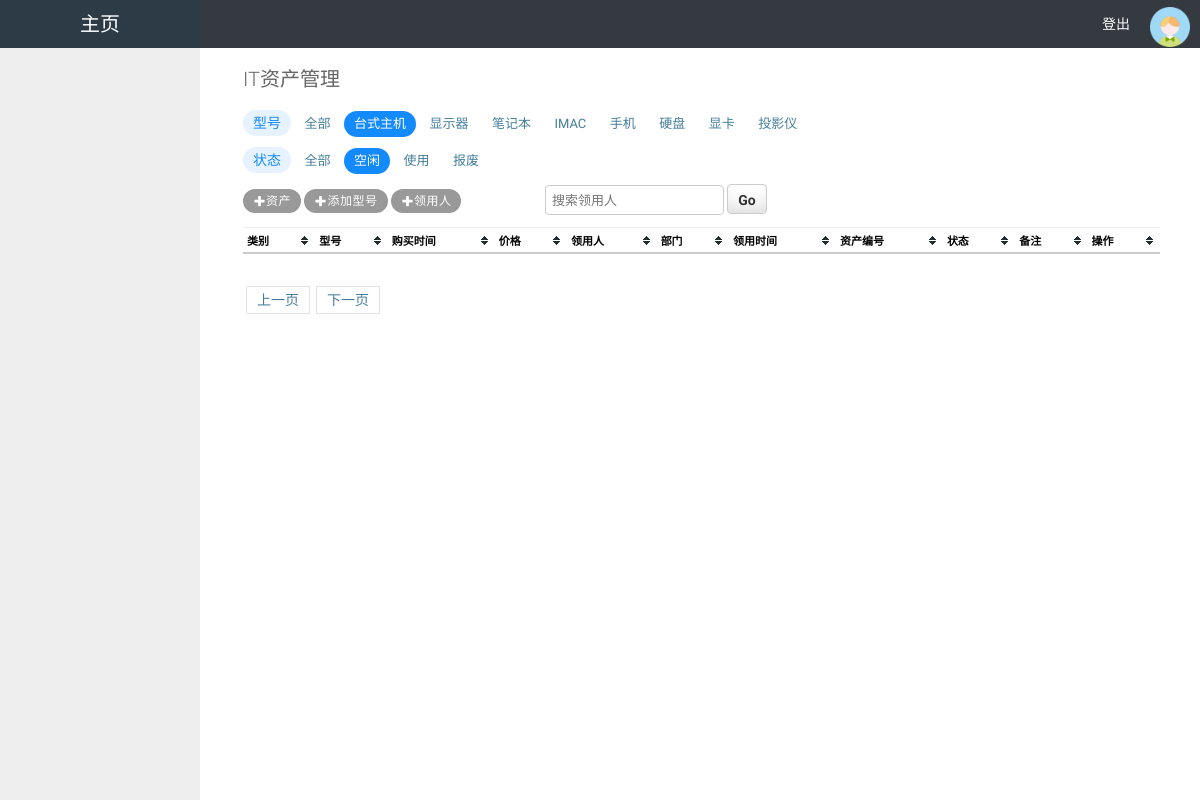
Screenshot of /asset-1-1/ with the database file from the repository.
### api/models.py (models this page shows, shortened)
class Type(models.Model):
    name = models.CharField(max_length=32,verbose_name='类别')

### api/views/views.py (the view)
# urls.py: url(r'^asset-(?P<mod__type_id>\d+)-(?P<status>\d+)/$', views.handle_asset, name="asset"),
def handle_asset(request,*args,**kwargs):
    username = request.session.get('username')
    type_list = models.Type.objects.all()
    status_list = models.Asset.status_choices
    condition = {}
    r = reverse('asset',kwargs=kwargs)
    print('-->r',r)
    for k,v in kwargs.items():
        kwargs[k] = int(v)
        if v == '0':
            pass
        else:
            condition[k] = v
    print('-->condition',condition)
    print('-->args', args)
    arg_dict = kwargs
    current_page = request.GET.get('p',1)
    current_page = int(current_page)
    total_count = models.Asset.objects.all().count()
    from api.utils.page import PagerHelper
    obj = PagerHelper(total_count,current_page,'/asset-%s-%s' % (arg_dict['mod__type_id'],arg_dict['status']),1000)
    pager = obj.pager_str()
    asset_list = models.Asset.objects.filter(**condition)[obj.db_start:obj.db_end]
    if request.method == 'GET':
        q = request.GET.get('q')
        print('-->q', q)
        if q:
            rep = models.Employee.objects.filter(name__icontains=q).first()
            if rep:
                asset_list = rep.asset_set.filter(**condition)
                print('-->asset_list', asset_list)
                return render(request, 'asset.html', {'username': username, 'assets': asset_list, 'type_list': type_list, \
                                                      'status_list': status_list, 'arg_dict': arg_dict,
                                                      'str_pager': pager,'q':q})
            else:
                print('无此用户')
        else:
            q = 123
    return render(request,'asset.html',{'username':username,'assets':asset_list,'type_list':type_list,\
                                        'status_list':status_list,'arg_dict':arg_dict,'str_pager':pager})

### api/utils/page.py (called while the page is built)
    @property
    def db_start(self):
        return (self.current_page -1) * self.per_page

    @property
    def db_end(self):
        return self.current_page * self.per_page

    def total_page(self):
        v, a = divmod(self.total_count, self.per_page)
        if a != 0:
            v += 1
        return v

### templates/asset.html (shortened to what this page needs)
{% extends 'layout.html' %}
{% block css %}
    <link rel="stylesheet" type="text/css" href="/static/css/base.css">
    <link rel="stylesheet" href="/static/css/font-awesome.css">
    <link rel="stylesheet" href="/static/css/theme.default.css">
{% endblock %}
{% block content %}
    <div style="padding: 20px 40px">
    <h1>IT资产管理</h1>
    <div class="condition">
        <div>
            <span>型号</span>
            {% if arg_dict.mod__type_id  == 0 %}
                <a class="active" href="/asset-0-{{ arg_dict.status }}?q={{ q }}">全部</a>
            {% else %}
                <a href="/asset-0-{{ arg_dict.status }}?q={{ q }}">全部</a>
            {% endif %}
            {% for row in type_list %}
                {% if row.id == arg_dict.mod__type_id %}
                    <a class="active" href="/asset-{{ row.id }}-{{ arg_dict.status }}?q={{ q }}" name="{{ row.id }}">{{ row.name }}</a>
                {% else %}
                    <a href="/asset-{{ row.id }}-{{ arg_dict.status }}?q={{ q }}" name="{{ row.id }}">{{ row.name }}</a>
                {% endif %}
            {% endfor %}
        </div>
        <div>
            <span>状态</span>
            {% if arg_dict.status  == 0 %}
                <a class="active" href="/asset-{{ arg_dict.mod__type_id }}-0?q={{ q }}">全部</a>
            {% else %}
                <a href="/asset-{{ arg_dict.mod__type_id }}-0?q={{ q }}">全部</a>
            {% endif %}
            {% for row in status_list %}
                {% if row.0 == arg_dict.status %}
                    <a class="active" href="/asset-{{ arg_dict.mod__type_id }}-{{ row.0 }}?q={{ q }}" name="{{ row.id }}">{{ row.1 }}</a>
                {% else %}
                    <a href="/asset-{{ arg_dict.mod__type_id }}-{{ row.0 }}?q={{ q }}" name="{{ row.id }}">{{ row.1 }}</a>
                {% endif %}
            {% endfor %}
        </div>
    </div>
        <a href="/add_asset/" class="alink"><img src="/static/image/tooltag-add.svg" alt="">资产</a>
        <a href="/add_model/" class="alink"><img src="/static/image/tooltag-add.svg" alt="">添加型号</a>
        <a href="/add_employee/" class="alink"><img src="/static/image/tooltag-add.svg" alt="">领用人</a>
        <input id="q" type="text" style="height: 30px;margin-left: 80px" placeholder="搜索领用人" value="{{ q }}">
        <a id="search" href="/asset-0-0/?q={{ paras }}" class="button">Go</a>
    <table class="table-test asset">
        <thead>
            <tr>
                <th>类别</th>
                <th>型号</th>
                <th>购买时间</th>
                <th>价格</th>
                <th>领用人</th>
                <th>部门</th>
                <th>领用时间</th>
                <th>资产编号</th>
                <th>状态</th>
                <th>备注</th>
                <th>操作</th>
            </tr>
        </thead>
    </table>
     <div class="pagination">
        {{ str_pager | safe }}
    </div>
{% endblock %}

### static/css/base.css (style rules this page uses)
body { margin: 0; padding: 0; font-size: 14px; font-family: "Roboto","Lucida Grande","DejaVu Sans","Bitstream Vera Sans",Verdana,Arial,sans-serif; color: #333; background: #fff; }
a:link, a:visited { color: #447e9b; text-decoration: none; }
a img { border: none; }
h1,h2,h3,h4,h5 { font-weight: bold; }
h1 { margin: 0 0 20px; font-weight: 300; font-size: 20px; color: #666; }
table { border-collapse: collapse; border-color: #ccc; }
td, th { font-size: 13px; line-height: 16px; border-bottom: 1px solid #eee; vertical-align: top; padding: 8px; font-family: "Roboto", "Lucida Grande", Verdana, Arial, sans-serif; }
th { font-weight: 600; text-align: left; }
thead th, tfoot td { color: #666; padding: 5px 10px; font-size: 11px; background: #fff; border: none; border-top: 1px solid #eee; border-bottom: 1px solid #eee; }
thead th { padding: 5px 10px; line-height: normal; text-transform: uppercase; background: #f6f6f6; }
input, textarea, select, .form-row p, form .button { margin: 2px 0; padding: 2px 3px; vertical-align: middle; font-family: "Roboto", "Lucida Grande", Verdana, Arial, sans-serif; font-weight: normal; font-size: 13px; }
input[type=text], input[type=password], input[type=email], input[type=url], input[type=number], input[type=tel], textarea, select, .vTextField { border: 1px solid #ccc; border-radius: 4px; padding: 5px 6px; margin-top: 0; }
.button, input[type=submit], input[type=button], .submit-row input, a.button { background: #79aec8; padding: 10px 15px; border: none; border-radius: 4px; color: #fff; cursor: pointer; }
a.button { padding: 4px 5px; }

### static/css/theme.default.css (style rules this page uses)
.tablesorter-default { width: 100%; font: 12px/18px Arial, Sans-serif; color: #333; background-color: #fff; border-spacing: 0; margin: 10px 0 15px; text-align: left; }
.tablesorter-default th, .tablesorter-default thead td { font-weight: bold; color: #000; background-color: #fff; border-collapse: collapse; border-bottom: #ccc 2px solid; padding: 0; }
.tablesorter-default .header, .tablesorter-default .tablesorter-header { background-position: center right; background-repeat: no-repeat; cursor: pointer; white-space: normal; padding: 4px 20px 4px 4px; }

### templates/layout.html (style rules this page uses)
body { margin: 0px; font-size: 14px; line-height: 23px; }
.table-test { width:25%; border-spacing: 2px; border-color: grey; }
.table-test,asset { width:80%; }
.table-test th { background: #f6f6f6; line-height: normal; padding: 8px 0px; text-align: left; font-size: 11px; }
.button { display: inline-block; background-color: #336699; width: 70px; height: 30px; line-height: 30px; color: white; font-weight: 700; text-align: center; }

### templates/asset.html (style rules this page uses)
.alink { background: #999; font-weight: 400; border-radius: 13px; padding: 5px 10px; font-size: 12px; letter-spacing: 0.5px; color: #fff!important; }
.condition a { display: inline-block; padding: 0px 10px; font-size: 13px; margin-bottom: 10px; cursor: pointer; line-height: 26px; }
.condition a.active { background: #148aff; color: #fff; border-radius: 13px; border: none; }
.condition span { display: inline-block; background: #e6f2ff; line-height: 26px; border-radius: 13px; color: #148aff; padding: 0 10px; }
.pagination a { padding: 5px 10px; border: 1px solid #e1e2e3; margin: 0px 3px; }
#search { background: #fff; color: #333; border: 1px solid #ccc; border-radius: 4px; box-shadow: 0 -15px 20px -10px rgba(0, 0, 0, 0.15) inset; height: 30px; padding: 0 1px 0 0; width: 40px; }

### rows the page displays
Type: name "台式主机"
Type: name "显示器"
Type: name "笔记本"
Type: name "IMAC"
Type: name "手机"
Type: name "硬盘"
Type: name "显卡"
Type: name "投影仪"

### other values shown
{{ row.1 }} "空闲"
{{ row.1 }} "使用" "报废"
{{ str_pager | safe }} "上一页 下一页"
